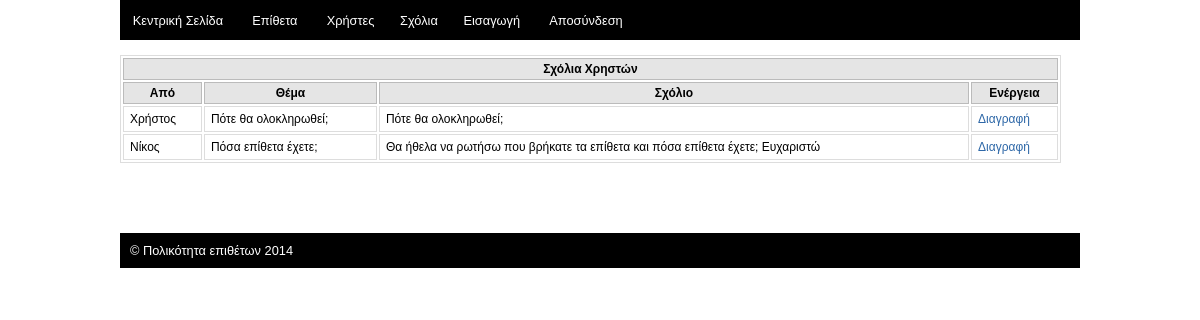
Page /project/site/admin/contactus.php (signed in) on the committed database.
### tables this page shows
CREATE TABLE IF NOT EXISTS `contactus` (
  `id` int(11) NOT NULL AUTO_INCREMENT,
  `from` varchar(255) NOT NULL,
  `subject` varchar(255) NOT NULL,
  `comment` text NOT NULL,
  PRIMARY KEY (`id`)
);

### project/site/includes/functions.php (called while the page is built, shortened)
<?php
function getComments()
{
	$comment_list = array();
	$sql = "SELECT * FROM`contactus`";
	$result = mysql_query($sql);
	$i=0;
	while ($row = mysql_fetch_array($result)) {
		$comment = new Comment();
		$comment->id = $row['id'];
		$comment->from = $row['from'];
		$comment->subject = $row['subject'];
		$comment->comment = $row['comment'];
		$comment_list[$i] = $comment;
		$i++;
	}
	return $comment_list;
}
?>

### project/site/admin/contactus.php (the view, shortened to what this page needs)
<?php
include('header.php');
?>
<div id="content">
<br/>
<table>
		<tr>
			<th colspan='4' ><strong>Σχόλια Χρηστών</strong></th>
		</tr>
		<tr>
			<th><strong>Από</strong></th>
			<th><strong>Θέμα</strong></th>
			<th><strong>Σχόλιο</strong></th>
			<th><strong>Ενέργεια</strong></th>
		</tr>
		<?php
		$comments = getComments();
		foreach ( $comments as $cmnt){
			echo "<tr>";
			echo "<td>$cmnt->from</td><td>$cmnt->subject</td>";
			echo "<td>$cmnt->comment</td>";
			echo "<td> <a href=\"javascript:delcomment('$cmnt->id');\">Διαγραφή</a></td>";
			echo "</tr>";
		}
		?>
</table>
</div>
<br/><br/><br/><br/>
<?php
include('footer.php');
?>

### project/site/css/adminstyle.css (style rules this page uses)
body { font-size: 80%; font-family:Arial, Helvetica, sans-serif; margin:0; }
#content { width:960px; margin:auto; }
a { text-decoration:none; color:#2d67a7; background-color: inherit; }
table { width:98%; border:1px solid #DDDDDD; font-size:12px; color:#000;background:#fff; margin-bottom:10px; }
table th { background-color:#E5E5E5; border:1px solid #BBBBBB; padding:3px 6px; font-weight:normal; color:#000; }
table tr td { border:1px solid #DDDDDD; padding:5px 6px; }

### rows in the picture
contactus: from "Χρήστος", subject "Πότε θα ολοκληρωθεί;", comment "Πότε θα ολοκληρωθεί;"
contactus: from "Νίκος", subject "Πόσα επίθετα έχετε;", comment "Θα ήθελα να ρωτήσω που βρήκατε τα επίθετα και πόσα επίθετα έχετε; Ευχαριστώ"

### other values in the picture
SITETITLE "Πολικότητα επιθέτων"
